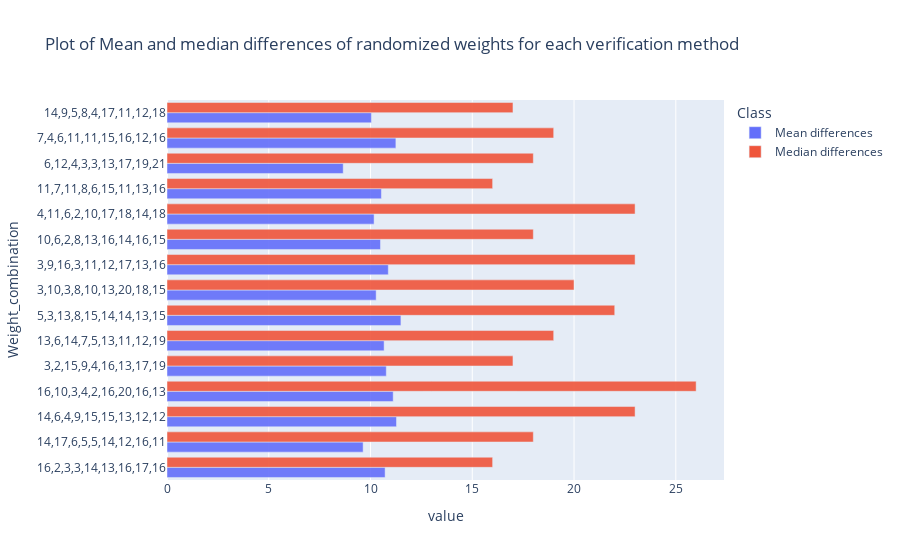

The code cell stored with this chart in its notebook:
### Code cell
barchart

### Figure 1 — Plotly figure (JSON) as saved in the notebook; plotly's stock layout.template omitted (floating-point values rounded to 4 significant figures)
{"data": [{"alignmentgroup": "True", "hovertemplate": "Class=Mean differences<br>value=%{x}<br>Weight_combination=%{y}<extra></extra>", "legendgroup": "Mean differences", "marker": {"color": "#636efa", "opacity": 0.9, "pattern": {"shape": ""}}, "name": "Mean differences", "offsetgroup": "Mean differences", "orientation": "h", "showlegend": true, "textposition": "auto", "type": "bar", "x": [10.72, 9.637, 11.28, 11.11, 10.78, 10.67, 11.49, 10.28, 10.87, 10.49, 10.18, 10.53, 8.658, 11.25, 10.04], "xaxis": "x", "y": ["16,2,3,3,14,13,16,17,16", "14,17,6,5,5,14,12,16,11", "14,6,4,9,15,15,13,12,12", "16,10,3,4,2,16,20,16,13", "3,2,15,9,4,16,13,17,19", "13,6,14,7,5,13,11,12,19", "5,3,13,8,15,14,14,13,15", "3,10,3,8,10,13,20,18,15", "3,9,16,3,11,12,17,13,16", "10,6,2,8,13,16,14,16,15", "4,11,6,2,10,17,18,14,18", "11,7,11,8,6,15,11,13,16", "6,12,4,3,3,13,17,19,21", "7,4,6,11,11,15,16,12,16", "14,9,5,8,4,17,11,12,18"], "yaxis": "y"}, {"alignmentgroup": "True", "hovertemplate": "Class=Median differences<br>value=%{x}<br>Weight_combination=%{y}<extra></extra>", "legendgroup": "Median differences", "marker": {"color": "#EF553B", "opacity": 0.9, "pattern": {"shape": ""}}, "name": "Median differences", "offsetgroup": "Median differences", "orientation": "h", "showlegend": true, "textposition": "auto", "type": "bar", "x": [16, 18, 23, 26, 17, 19, 22, 20, 23, 18, 23, 16, 18, 19, 17], "xaxis": "x", "y": ["16,2,3,3,14,13,16,17,16", "14,17,6,5,5,14,12,16,11", "14,6,4,9,15,15,13,12,12", "16,10,3,4,2,16,20,16,13", "3,2,15,9,4,16,13,17,19", "13,6,14,7,5,13,11,12,19", "5,3,13,8,15,14,14,13,15", "3,10,3,8,10,13,20,18,15", "3,9,16,3,11,12,17,13,16", "10,6,2,8,13,16,14,16,15", "4,11,6,2,10,17,18,14,18", "11,7,11,8,6,15,11,13,16", "6,12,4,3,3,13,17,19,21", "7,4,6,11,11,15,16,12,16", "14,9,5,8,4,17,11,12,18"], "yaxis": "y"}], "layout": {"barmode": "group", "legend": {"title": {"text": "Class"}, "tracegroupgap": 0}, "title": {"text": "Plot of Mean and median differences of randomized weights for each verification method"}, "xaxis": {"anchor": "y", "domain": [0, 1], "title": {"text": "value"}}, "yaxis": {"anchor": "x", "domain": [0, 1], "title": {"text": "Weight_combination"}}}}
